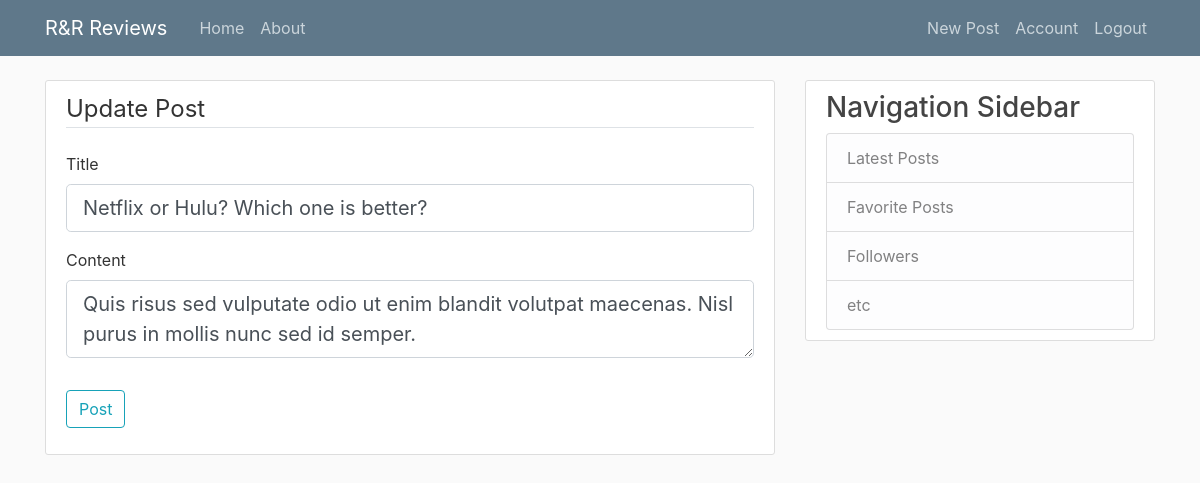
The app's page /post/25/update (signed in), older data.
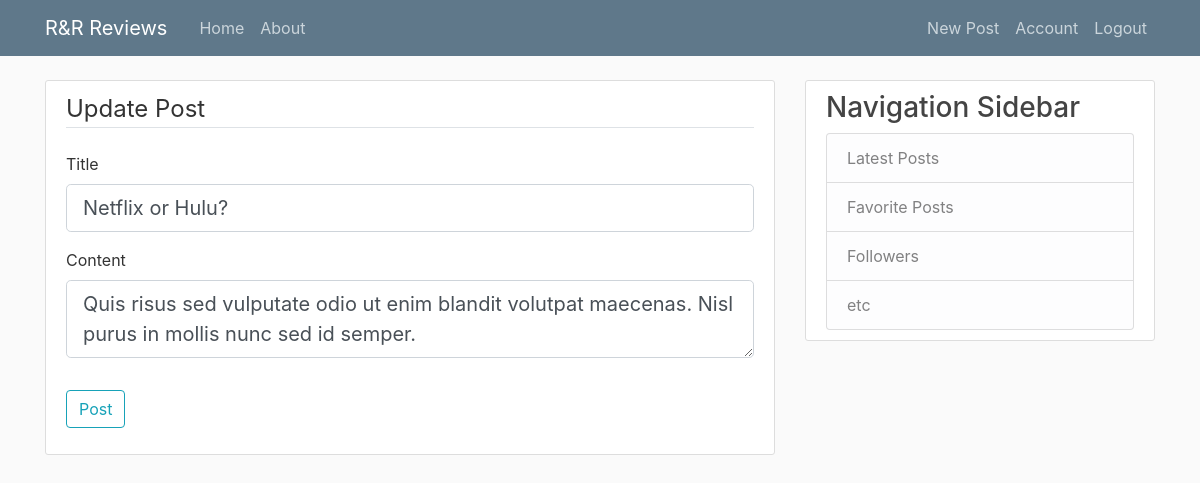
The same page, newer data.
### app/models.py (models this page shows, shortened)
class Post(db.Model):
    id = db.Column(db.Integer, primary_key=True)
    title = db.Column(db.String(100), nullable=False)
    date_posted = db.Column(db.DateTime, nullable=False, default=datetime.utcnow)
    content = db.Column(db.Text, nullable=False)
    user_id = db.Column(db.Integer, db.ForeignKey('user.id'), nullable=False)

### app/posts/routes.py (the view)
@posts.route('/post/<int:post_id>/update', methods=['GET', 'POST'])
@login_required
def update_post(post_id):
    post = Post.query.get_or_404(post_id)
    if post.author != current_user:
        abort(403)
    form = PostForm()
    if form.validate_on_submit():
        post.title = form.title.data
        post.content = form.content.data
        db.session.commit()
        flash('Your post has been updated successfully!', 'success')
        return redirect (url_for('posts.post', post_id=post.id))
    elif request.method == 'GET':
        form.title.data = post.title
        form.content.data = post.content
    return render_template('create_post.html', title='Update Post', form=form, legend='Update Post')

### app/posts/forms.py
class PostForm(FlaskForm):
    title = StringField('Title', validators=[DataRequired()])
    content = TextAreaField('Content', validators=[DataRequired()])
    submit = SubmitField('Post')

### app/models.py (called while the page is built)
@login_manager.user_loader
def load_user(user_id):
    return User.query.get(int(user_id))

### app/templates/create_post.html (shortened to what this page needs)
{% extends "layout.html" %}
{% block content %}
    <div class="content-section">
        <form method='POST' action="">
            <fieldset class="form-group">
                <legend class="border-bottom mb-4">{{ legend }}</legend>
                <div class="form-group">
                    {{ form.title.label(class="form-control-label") }}
                    {% if form.title.errors %}
                        {{ form.title(class="form-control form-control-lg is-invalid") }}
                        <div class="invalid-feedback">
                            {% for error in form.title.errors %}
                                <span>{{ error }}</span>
                            {% endfor %}
                        </div>
                    {% else %}
                        {{ form.title(class="form-control form-control-lg") }}
                    {% endif %}
                </div>
                <div class="form-group">
                    {{ form.content.label(class="form-control-label") }}
                    {% if form.content.errors %}
                        {{ form.content(class="form-control form-control-lg is-invalid") }}
                        <div class="invalid-feedback">
                            {% for error in form.content.errors %}
                                <span>{{ error }}</span>
                            {% endfor %}
                        </div>
                    {% else %}
                        {{ form.content(class="form-control form-control-lg") }}
                    {% endif %}
                </div>
            </fieldset>
            <div class="form-group">
                {{ form.submit(class="btn btn-outline-info") }}
            </div>
        </form>
    </div>
{% endblock content %}

Row changes from the older to the newer data that the page shows:
changed Post: title "Netflix or Hulu? Which one is better?" → "Netflix or Hulu?"
